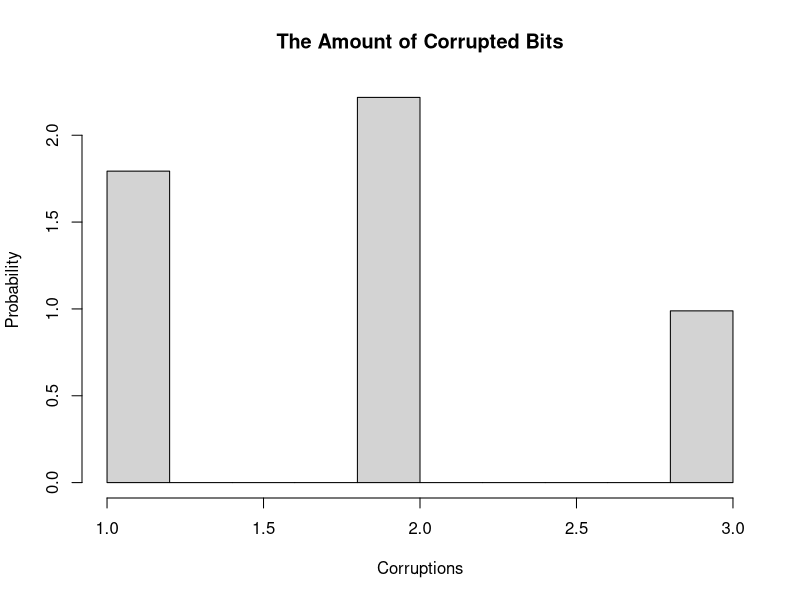
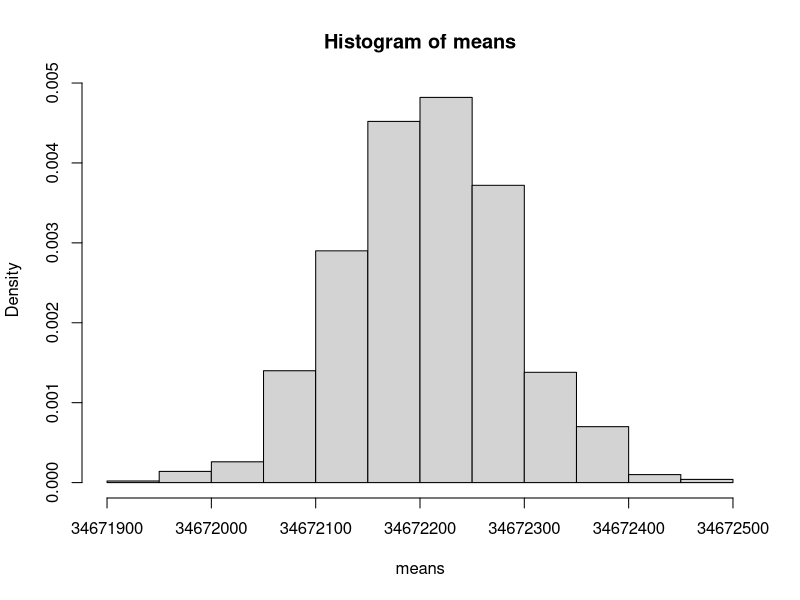
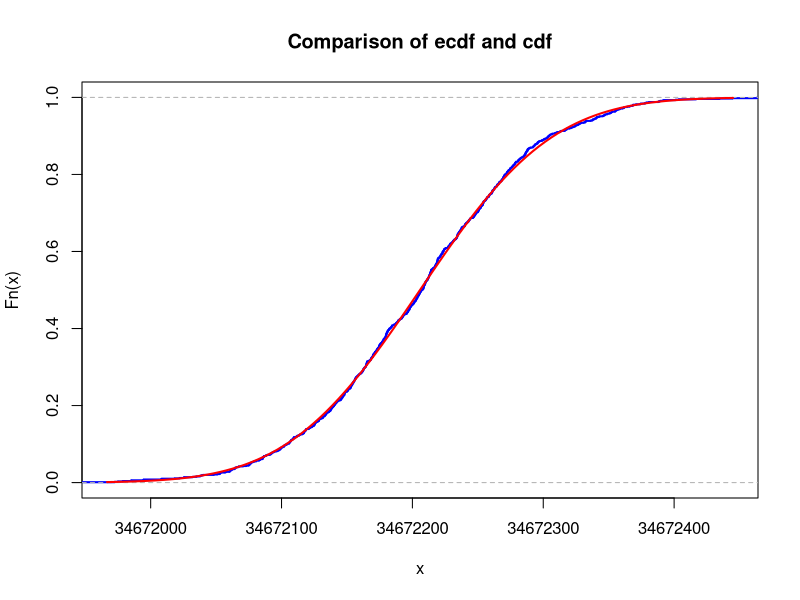
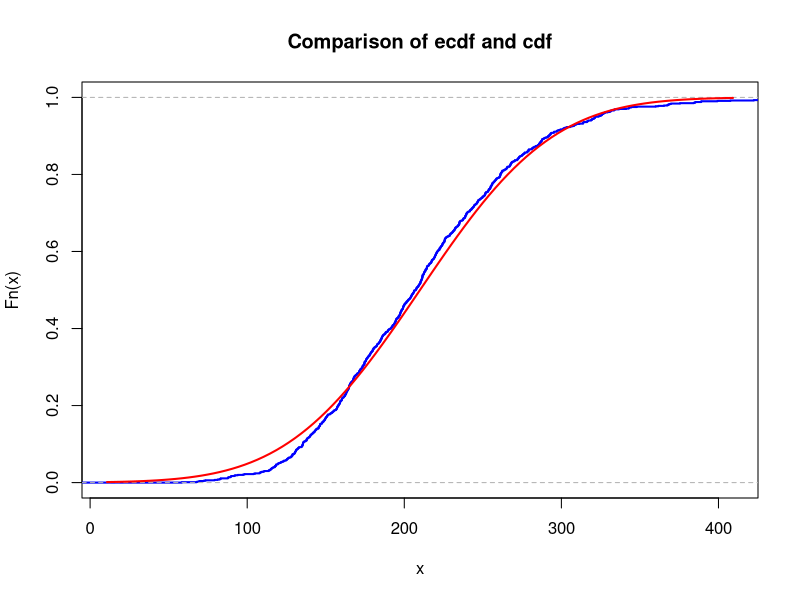
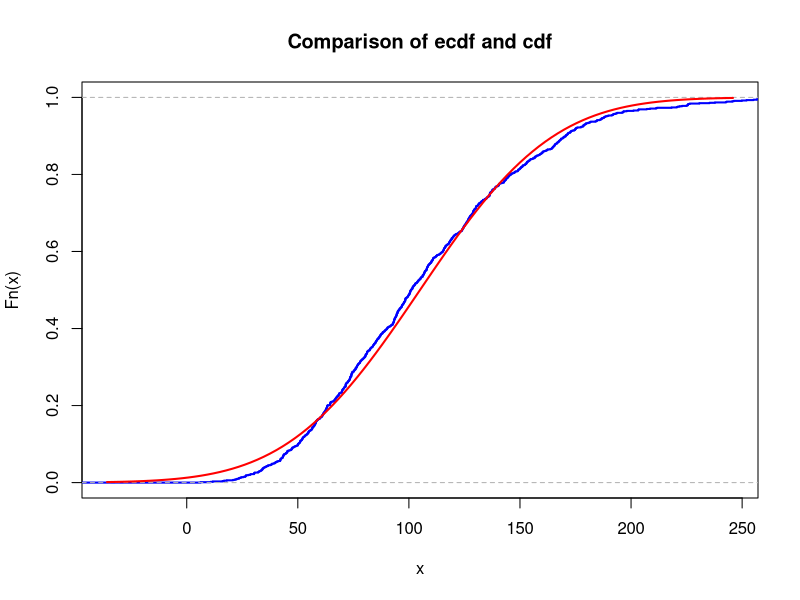
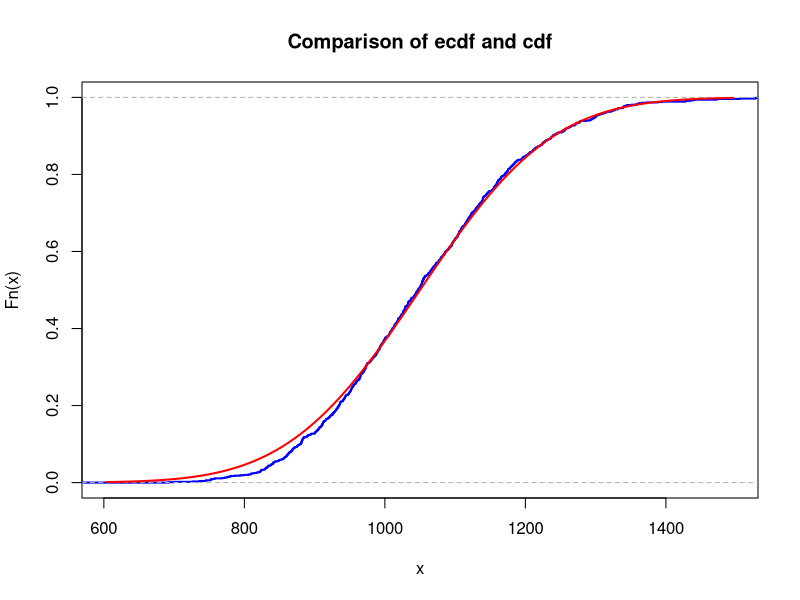

Reproduce these figures in R, in order.
## ---- chunk 1

id <- 11
set.seed(id)
p <- id/100
# matrices G and H
G <- matrix(c(1, 1, 1, 0, 0, 0, 0,
		1, 0, 0, 1, 1, 0, 0,
		0, 1, 0, 1, 0, 1, 0,
		1, 1, 0, 1, 0, 0, 1), nrow = 4, byrow = TRUE)
H <- t(matrix(c(1, 0, 1, 0, 1, 0, 1,
		0, 1, 1, 0, 0, 1, 1,
		0, 0, 0, 1, 1, 1, 1), nrow = 3, byrow = TRUE))
# cat("The matrix G is: \n") 
#G  
#cat("The matrix H is: \n") 
#H
#cat("The product GH must be zero: \n")
#(G%*%H) %%2
## ---- chunk 2
# generate N messages
message_generator <- function(N) {
  matrix(sample(c(0,1), 4*N, replace = TRUE), nrow = N)
}  
N <- 5000
messages <- message_generator(N)
codewords <- (messages %*% G) %% 2
messages[(1:5),]
codewords[(1:5),]
## ---- chunk 3
# generate "masks" for our encoded messages
# 1 in the mask on the ith index means ith bit of the message will be changed
errors <- matrix(sample(c(0,1), 7*N, replace = TRUE, prob=c(1-p, p)), nrow=N)
cat("errors: \n")
errors[(1:5),]
received <- codewords + errors
received <- t(apply(received, 1, function(x) replace(x, x==2, 0)))
cat("\noriginal codewords: \n")
codewords[(1:5),]
cat("\nreceived codewords with errors: \n")
received[(1:5),]
## ---- chunk 4
decode <- function(r) {
  z <- r %*% H
  z <- z %% 2
  index <- z[1,1] + 2 * z[1,2] + 4 * z[1,3]
  if (index > 0) {
    r[index] <- (r[index] + 1) %% 2
  }
  return(c(r[3],r[5],r[6],r[7]))
}
decoded <- t(apply(received, 1, decode))
cat("decoded: \n")
decoded[(1:5),]
cat("original: \n")
messages[(1:5),]

p_hat <- sum(
  decoded[,1]==messages[,1]& 
  decoded[,2]==messages[,2]&
  decoded[,3]==messages[,3]&
  decoded[,4]==messages[,4]
  ) / N
cat("Estimated p* (^p) = \n")
p_hat
## ---- chunk 5
ident <- decoded!=messages
ident <- apply(ident, 1, sum)
ident <- ident[ident!=0]
hist(x=ident,
     freq=FALSE, 
     main="The Amount of Corrupted Bits",
     xlab="Corruptions",
     ylab="Probability")
## ---- chunk 6
T <- 30.1
T_seconds <- T*60*60*24*365
atomic_mass <- 139
lambda <- log(2)/(T_seconds)
N_avogadro <- 6*(10^23)
mass <- id*(10^(-6))
N <- (mass/atomic_mass)*N_avogadro
mu <- N * lambda
K <- 1e3
n <- 5
X <- rpois(n*K, lambda=mu)
sample_means <- colMeans(matrix(X, nrow=n))

means <- replicate(K, mean(colMeans(matrix(rpois(n*K, lambda=mu), nrow=n))))
hist(means, freq=FALSE)
## ---- chunk 7
mu <- mean(means)
sigma <- sd(means)
## ---- chunk 8
xlims <- c(mu-3*sigma,mu+3*sigma)
Fs <- ecdf(means)
plot(Fs, 
     xlim = xlims, 
     ylim = c(0,1),
     col = "blue",
     lwd = 2,
     main = "Comparison of ecdf and cdf")
curve(pnorm(x, mean = mu, sd = sigma), col = "red", lwd = 2, add = TRUE)
## ---- chunk 9
find_max_difference <- function(n) {
  mu <- N * lambda
  means <- replicate(K, mean(colMeans(matrix(rpois(n*K, lambda=mu), nrow=n))))
  norm_mu <- mean(means)
  sigma <- sd(means)
  x <- seq(min(means), max(means),by = .001)
  difference <- abs(ecdf(means)(x)-pnorm(x, mean = norm_mu, sd = sigma))
  return (max(difference))
}
## ---- chunk 10
difference_n1 <- find_max_difference(10)
difference_n2 <- find_max_difference(50)
#difference_n3 <- find_max_difference(100)
difference_n1
difference_n2
#difference_n3
## ---- chunk 11
samples <- colSums(matrix(rpois(n*K, lambda=mu), nrow=n))
cat("The amount of sums larger than 8e8 for n=5:\n")
condit <- length(which(samples>8*(10^8)))
condit
cat("The maximum sum:\n")
max(samples)
## ---- chunk 12
n <- 23
samples <- colSums(matrix(rpois(n*K, lambda=mu), nrow=n))
cat("The amount of sums larger than 8e8 for n=23:\n")
condit <- length(which(samples>8*(10^8)))
condit
cat("The maximum sum:\n")
max(samples)
n <- 24
samples <- colSums(matrix(rpois(n*K, lambda=mu), nrow=n))
cat("\nThe amount of sums larger than 8e8 for n=24 (1000 sums in total):\n")
condit <- length(which(samples>8*(10^8)))
condit
cat("The maximum sum:\n")
max(samples)
## ---- chunk 13
nu1 <- 10 + id
K <- 1e3
n <- 10
sample_means <- colSums(matrix(rexp(n*K, rate = 1/nu1), nrow=n))

## ---- chunk 14
mu <- n*nu1
sigma <- sqrt(n)*nu1  

## ---- chunk 15


#Finding max error for n = 10

x <- seq(0,500,by=.01)
max(abs(ecdf(sample_means)(x)-pnorm(x,mean = mu, sd = sigma)))

## ---- chunk 16
xlims <- c(mu-3*sigma,mu+3*sigma)
Fs <- ecdf(sample_means)
plot(Fs, 
     xlim = xlims, 
     col = "blue",
     lwd = 2,
     main = "Comparison of ecdf and cdf")
curve(pnorm(x, mean = mu, sd = sigma), col = "red", lwd = 2, add = TRUE)
## ---- chunk 17
max_error = function(n){
  nu1 <- 10 + id
  K <- 1e3
  sample_means <- colSums(matrix(rexp(n*K, rate = 1/nu1), nrow=n))
  mu <- n*nu1
  sigma <- sqrt(n)*nu1
  x <- seq(0,500,by=.01)
  return(max(abs(ecdf(sample_means)(x)-pnorm(x,mean = mu, sd = sigma))))
}

## ---- chunk 18
visualize = function(n){
  nu1 <- 10 + id
  K <- 1e3
  sample_means <- colSums(matrix(rexp(n*K, rate = 1/nu1), nrow=n))
  mu <- n*nu1
  sigma <- sqrt(n)*nu1
  xlims <- c(mu-3*sigma,mu+3*sigma)
  Fs <- ecdf(sample_means)
  plot(Fs, 
       xlim = xlims, 
       col = "blue",
       lwd = 2,
       main = "Comparison of ecdf and cdf")
  curve(pnorm(x, mean = mu, sd = sigma), col = "red", lwd = 2, add = TRUE)
}

## ---- chunk 19

visualize(5)
## ---- chunk 20
max_error(5)

## ---- chunk 21

visualize(50)
## ---- chunk 22
max_error(50)

